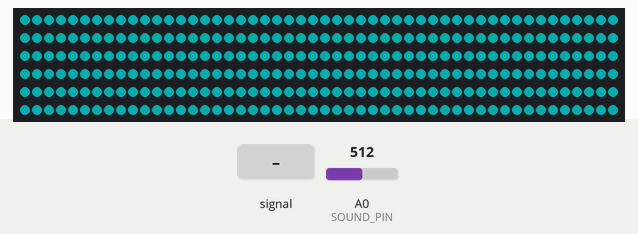
Recording of a sketch running on a simulated Arduino Uno, built with avr-gcc and run on an emulated ATmega328P. On the bench: 300 RGB LEDs in strip order, left to right, continuing on the next row. Inputs (shaded band) come from the test bench; at power-on: A0 (SOUND_PIN) = 512. Dim RGB values are drawn brighter than linear.

Above: at 1.2 s.
1.3 s: A0 (SOUND_PIN) fed a 200 Hz sine of ±255 counts around its level
At 1.78 s:
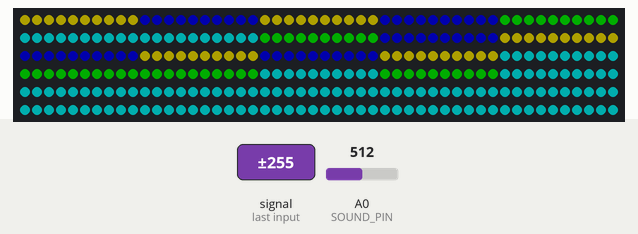
3.7 s: A0 (SOUND_PIN) set to 165
At 4.6 s:
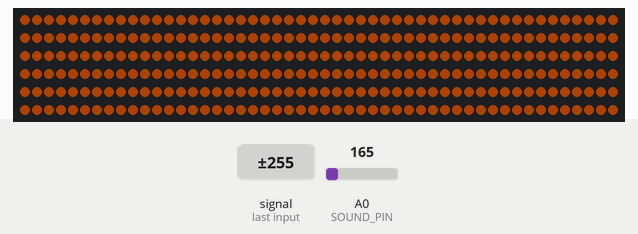
5.7 s: A0 (SOUND_PIN) set to 187
7.2 s: A0 (SOUND_PIN) set to 213
At 8.8 s:
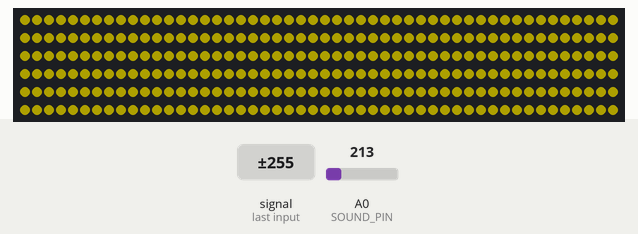
9.2 s: A0 (SOUND_PIN) set to 0
At 10.9 s:
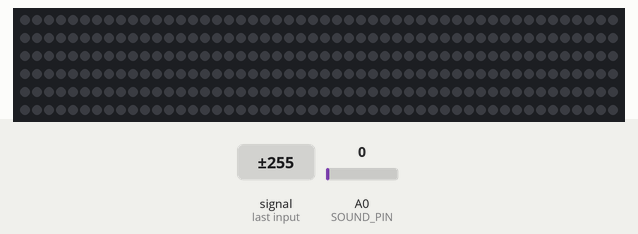
11.2 s: A0 (SOUND_PIN) set to 480
At 12.9 s:
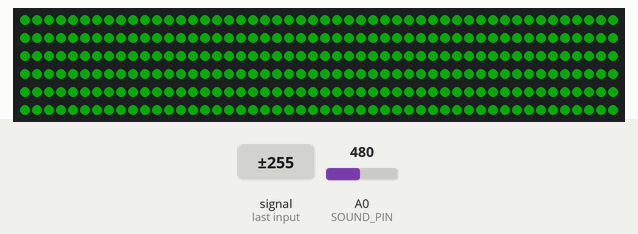
Timing chart, 0 to 14.2 s (numbered marks = the images above; inputs shaded):
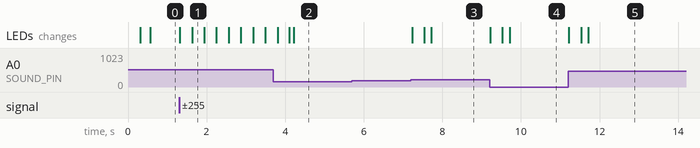

Measured:
- the behaviour switches between 201 and 202 on A0 (SOUND_PIN) (found by bisection; images 2 and 3)
- after the input at 1.3 s, the LEDs: first change at once (image 1 shows a later state)
- after the input at 3.7 s, the LEDs: first change after 0.10 s (image 2 shows a later state)
- after the input at 5.7 s, every drawn part: stays the same
- after the input at 7.2 s, the LEDs: first change at once (image 3 shows a later state)
- after the input at 9.2 s, the LEDs: first change at once (image 4 shows a later state)
- after the input at 11.2 s, the LEDs: first change at once (image 5 shows a later state)

The sketch:

rgb_leds_music.ino
```cpp
/*
 * Arduino takes voltage readings with a microphone sensor. Whenever the sensor detects sound, the voltage will drop and with that reading
 * a color will be displayed on a strip of 300 RGB leds. Lighting will stimulate the soundwave of the music that's being played.
 *
 * Using FastLED library: http://fastled.io/
 *
 * 10/21/21
 */


#include <FastLED.h>
#define LED_PIN 2 // DATA PIN
#define NUM_LEDS 300 // TOTAL NUMBER OF LEDS TO USE
#define UPDATE_LEDS 10 // NUMBER OF LEDS TO CHANGE AT A TIME
#define SOUND_PIN 0 // ANALOG PIN

//Defines the array of leds
CRGB leds[NUM_LEDS];

//Defines color structure of RGB
struct color {
  int r;
  int g;
  int b;
};
typedef struct color Color;

//Variable for voltage reading from SOUND_PIN
int bufferValue = 0;

void setup() {
  Serial.begin(9600);
  FastLED.addLeds<WS2812B, LED_PIN, GRB>(leds, NUM_LEDS);
  FastLED.clear();
  pinMode(A0,INPUT);
  for (int i = 0; i < NUM_LEDS; i++){
    leds[i] = CRGB(0,0,0);
  }
  delay(40);
  FastLED.show();
  FastLED.setBrightness(50);
}

void loop() {

    Color newcolor;
    //Read voltage level
    bufferValue = analogRead(SOUND_PIN);
    bufferValue = bufferValue/2;
    //Serial.println(bufferValue);


 //Shifts all LEDS to the right by UPDATE_LEDS number each time
    for (int i = NUM_LEDS - 1; i >= UPDATE_LEDS; i--) {
      leds[i] = leds[i-UPDATE_LEDS];
    }

  //Generate new color
  newcolor = colorGen(bufferValue);

  //Sets left most UPDATE_LEDS with new color
  for (int i = 0; i < UPDATE_LEDS; i++){
      leds[i] = CRGB(newcolor.r, newcolor.g, newcolor.b);
    }
    FastLED.show();
    //printColor(newcolor);
    delay(5);

}

//Sets color depending on voltage reading. Currently, only displays around 5 colors without a pitch reader.
Color colorGen(int a)
{
  Color c;

  if (a > 5 && a < 50)
  {
    setColor(&c, 255,0,0); // red
  }
  else if (a >= 25 && a <= 100)
  {
    setColor(&c, 255, 98,0); // orange
  }
  else if (a > 100 && a <= 175)
  {
    setColor(&c, 255,231,0); // yellow
  }
  else if (a > 175 && a <= 250)
  {
    setColor(&c, 0,255,0); //green
  }
  else if (a > 250 && a <= 325)
  {
    setColor(&c, 0,255,255); //cyan
  }
  else if (a > 325 && a <= 400)
  {
    setColor(&c, 0,0,255); //blue
  }
  else if (a > 400 && a <= 470)
  {
    setColor(&c, 119,0,255); // purple
  }
  else
  {
    setColor(&c, 0,0,0); //no color

  }
  setColor(&c, c.r, c.g, c.b);

  return c;

}
void printColor (Color c){
  Serial.print("( ");
  Serial.print(c.r);
  Serial.print(", ");
  Serial.print(c.g);
  Serial.print(", ");
  Serial.print(c.b);
  Serial.println(" )");
}
void setColor(Color *c, int r, int g, int b)
{
  c->r = r;
  c->g = g;
  c->b = b;
}
```
